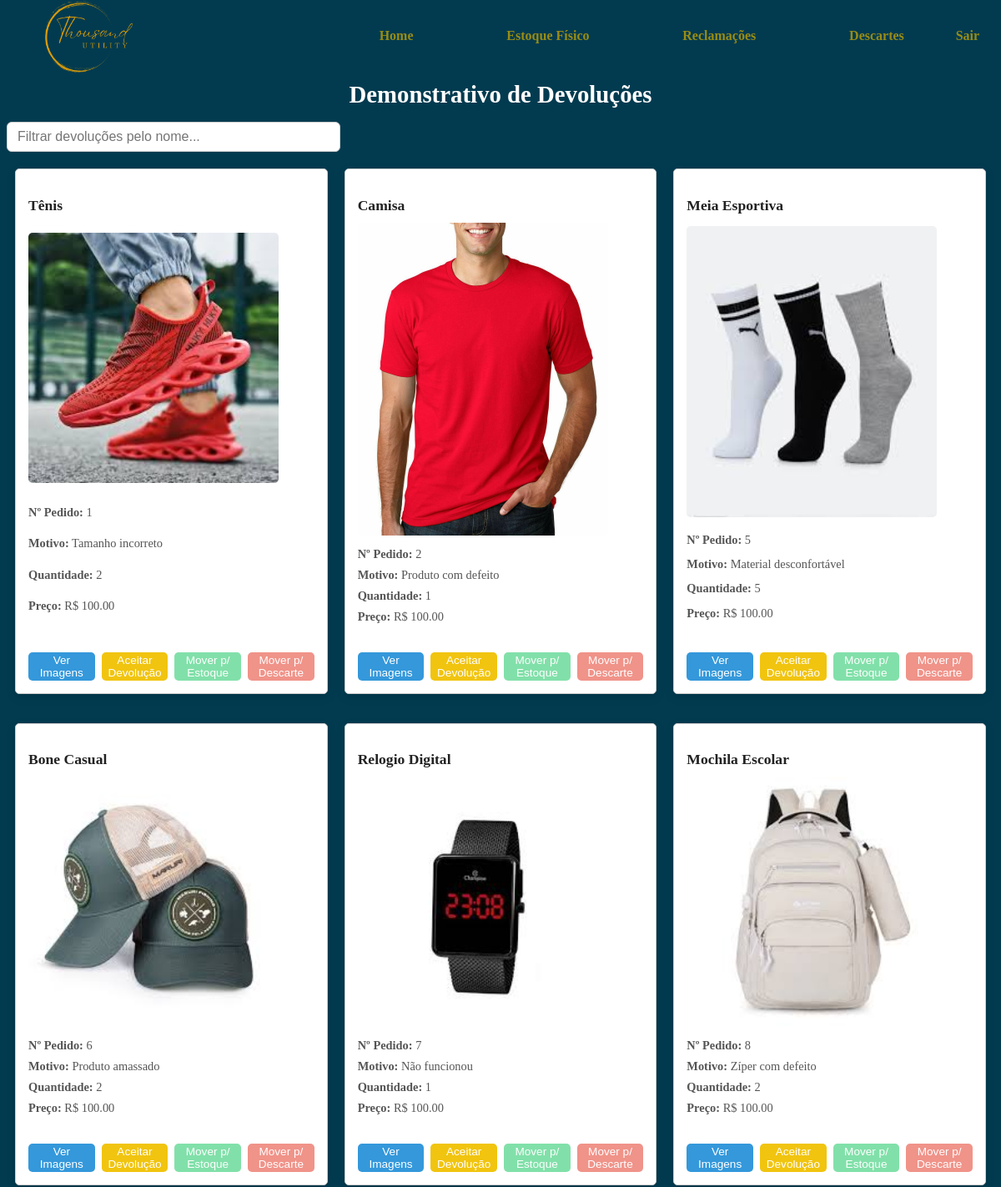
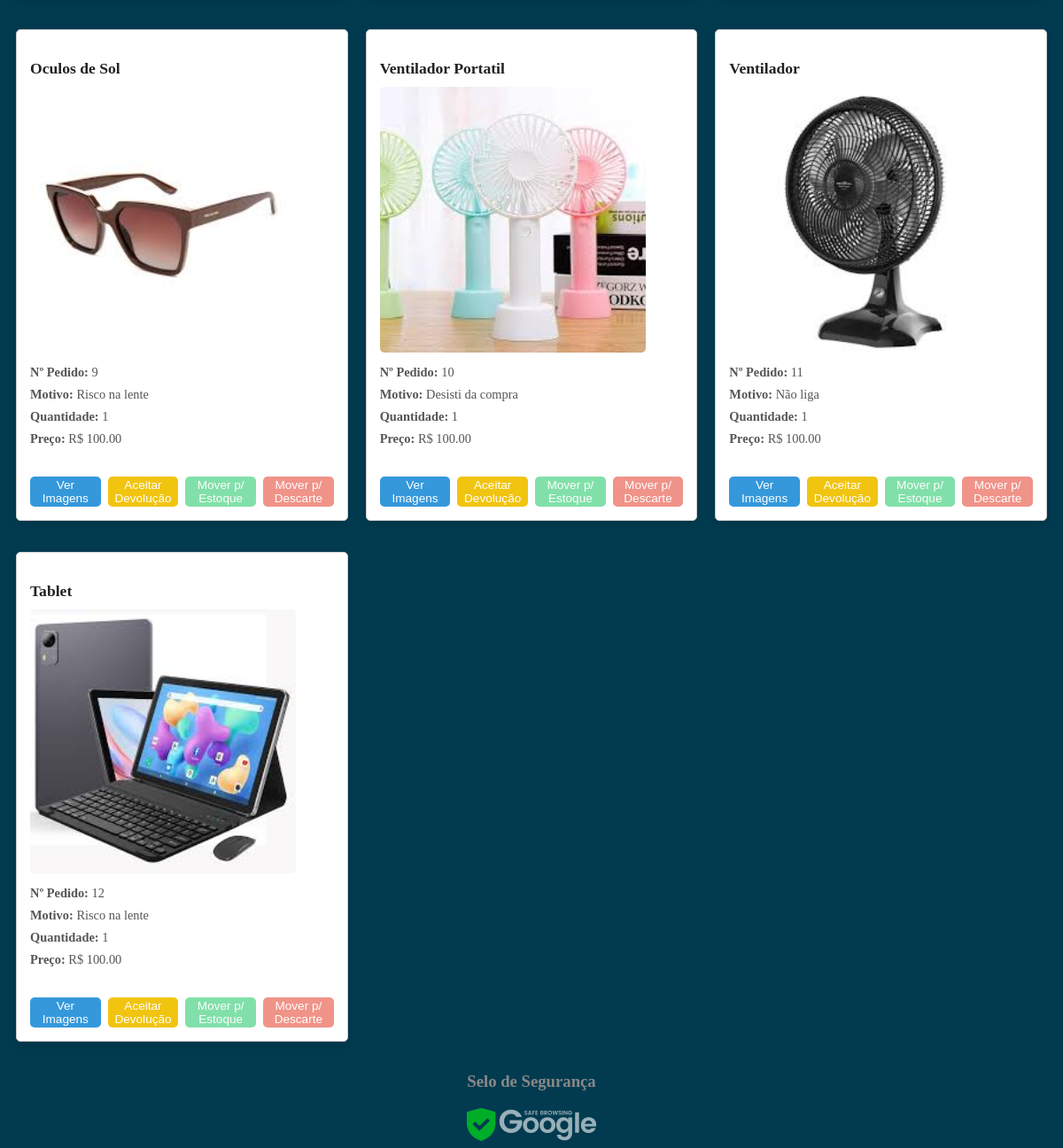
/estoqueDevolucao, run on the app's committed database (2 pictures, top to bottom).
### tables this page shows
CREATE TABLE devolucoes (
        id INTEGER PRIMARY KEY AUTOINCREMENT,
        pedido INTEGER,  -- Permite NULL
        nome TEXT NOT NULL,
        motivo TEXT NOT NULL,
        imagem TEXT NOT NULL,
        preco REAL,
        quantidade INTEGER NOT NULL,
        customer_id INTEGER,
        status TEXT DEFAULT 'Aguardando Aprovação',
        FOREIGN KEY (customer_id) REFERENCES clientes(id)
    );

### app.py (the view)
@app.route('/estoqueDevolucao')
def estoque_devolucao():
    db = get_db()
    devolucoes = db.execute('SELECT * FROM devolucoes').fetchall()
    lista = []
    for d in devolucoes:
        item = dict(d)
        if item['preco'] is None:
            item['preco'] = 0.0
        lista.append(item)
    return render_template('estoqueDevolucao.html', devolucoes=lista)

### app.py (called while the page is built)
def get_db():
    db = getattr(g, '_database', None)
    if db is None:
        db = g._database = sqlite3.connect(DATABASE)  # conecta no banco
        db.row_factory = sqlite3.Row  # permite acessar colunas por nome
    return db

@app.teardown_appcontext
def close_connection(exception):
    db = getattr(g, '_database', None)
    if db is not None:
        db.close()

### templates/estoqueDevolucao.html (shortened to what this page needs)
<!DOCTYPE html>
<html lang="pt-BR">
<head>
  <link rel="stylesheet" href="{{ url_for('static', filename='css/style.css') }}" />
</head>
<body>
<header>
    <div id="header">
      <img src="{{ url_for('static', filename='imagens/logoPI.png') }}" alt="Logo" class="logo">
      <nav id="nav">
        <ul id="menu">
          <li><a href="{{ url_for('acesso') }}">Home</a></li>
          <li><a href="{{ url_for('estoque_fisico') }}">Estoque Físico</a></li>
          <li><a href="{{ url_for('reclamacoes') }}">Reclamações</a></li>
          <li><a href="{{ url_for('descarte') }}">Descartes</a></li>
          <a href="{{ url_for('home') }}" style="color: rgb(153, 140, 21);">Sair</a>
        </ul>
      </nav>
    </div>
</header>
<main>
    <h1 class="titulo-devolucoes">Demonstrativo de Devoluções</h1>
    <input id="filtro" type="text" placeholder="Filtrar devoluções pelo nome..." />
    <div class="container-cards grid" id="cards-container">
      {% if devolucoes %}
        {% for item in devolucoes %}
          <div class="card" data-nome="{{ item.nome|lower }}" data-id="{{ item.id }}">
            <h3>{{ item.nome }}</h3>
            {% set imagem_limpa = item.imagem.replace('imagens/', '') if item.imagem else 'logoPI.png' %}
            <img src="{{ url_for('static', filename='imagens/' + imagem_limpa) }}" alt="{{ item.nome }}">
            <p><strong>Nº Pedido:</strong> {{ item.id }}</p>
            <p><strong>Motivo:</strong> {{ item.motivo }}</p>
            <p><strong>Quantidade:</strong> {{ item.quantidade }}</p>
            <p><strong>Preço:</strong> R$ {{ '%.2f'|format(item.preco or 100) }}</p>
            <div class="botoes-container">
              <button class="btn-verImagens" onclick="verImagens({{ item.id }})">
                Ver Imagens
              </button>
              <button class="btn-aceitar" id="btn-aceitar-{{ item.id }}" onclick="aceitarDevolucao({{ item.id }})">
                Aceitar Devolução
              </button>
              <button class="btn-moverEstoque" id="btn-moverEstoque-{{ item.id }}" onclick="moverParaEstoqueFisico({{ item.id }})" disabled>
                Mover p/ Estoque
              </button>
              <button class="btn-moverDescarte" id="btn-moverDescarte-{{ item.id }}" onclick="moverParaDescarte({{ item.id }})" disabled>
                Mover p/ Descarte
              </button>
            </div>
          </div>
        {% endfor %}
      {% else %}
        <p>Nenhuma devolução cadastrada.</p>
      {% endif %}
    </div>
</main>
<footer>
  <div class="grupo1">
    <h3>Selo de Segurança</h3>
    <img src="{{ url_for('static', filename='imagens/Frame 128.png') }}">
  </div>
</footer>
</body>
</html>

### static/css/style.css (style rules this page uses)
body, body { background-color:#023b50; }
ul { margin: 0px; padding: 0px; }
.logo { width: 150px; height: auto; }
#header { box-sizing: border-box; height: 70px; padding: 1rem; display: flex; align-items: center; justify-content: space-between; background-color:#023b50; }
a { color: rgb(153, 140, 21); text-decoration: none; font-weight: bold; font-family: 'Poppins'; }
#menu { display: flex; list-style: none; gap: 0.5rem; }
#menu a { display: block; padding: 0.12rem; }
#menu li { margin: 0 50px; }
h1 { text-align: center; margin-bottom: 20px; }
footer { text-align: center; display: block; }
h3 { color: #888; }
.grupo1 { display: inline-block; text-align: center; }
.grupo1 img { margin: 0 10px; vertical-align: middle; }
.titulo-devolucoes { font-size: 1.8rem; color: white; text-align: center; margin-bottom: 1rem; }
#filtro { margin: 0 auto 20px auto; padding: 8px 12px; width: 100%; max-width: 400px; border: 1px solid #ccc; border-radius: 6px; font-size: 1rem; box-sizing: border-box; }
.grid { display: grid; grid-template-columns: repeat(auto-fill, minmax(280px, 1fr)); gap: 20px; padding: 0 10px; }
.card { background-color: white; border-radius: 12px; box-shadow: 0 4px 12px rgba(0, 0, 0, 0.12); padding: 16px; transition: transform 0.25s ease, box-shadow 0.25s ease; display: flex; flex-direction: column; justify-content: space-between; }
.card img { width: 100%; height: 300px; object-fit: cover; border-radius: 8px; user-select: none; margin-bottom: 12px; }
.card h3 { font-size: 1.1rem; margin-bottom: 10px; color: #222; }
.card p { font-size: 0.9rem; color: #555; margin: 4px 0; }
.botoes-container { display: flex; justify-content: space-between; gap: 8px; margin-top: 10px; }
.botoes-container button { flex: 1; padding: 2px; font-size: 0.85em; font-weight: 50; border-radius: 5px; border: none; cursor: pointer; transition: background-color 0.3s ease, transform 0.2s ease; color: #fff; }
button:disabled { opacity: 0.6; cursor: not-allowed; }
.btn-aceitar { background-color: #f1c40f; color: #fff; font-weight: 600; }
.btn-verImagens { background-color: #3498db; }
.btn-moverEstoque { background-color: #2ecc71; }
.btn-moverDescarte { background-color: #e74c3c; }
h1, h2 { text-align: center; }
input, textarea, button { padding: 10px; font-size: 16px; }
button { margin-top: 20px; background-color: #007bff; color: white; border: none; cursor: pointer; }
.return-item, .card { border: 1px solid #ccc; padding: 15px; margin-bottom: 15px; border-radius: 5px; background-color: #fff; }
.return-item img:first-of-type, .card img:first-of-type { width: 100%; max-width: 300px; height: auto; border-radius: 5px; margin-bottom: 10px; cursor: pointer; transition: transform 0.3s; }

### data on the page
devolucoes: nome "Tênis", shows a picture, id "1", motivo "Tamanho incorreto", quantidade "2", preco "100.00"
devolucoes: nome "Camisa", shows a picture, id "2", motivo "Produto com defeito", quantidade "1", preco "100.00"
devolucoes: nome "Meia Esportiva", shows a picture, id "5", motivo "Material desconfortável", quantidade "5", preco "100.00"
devolucoes: nome "Bone Casual", shows a picture, id "6", motivo "Produto amassado", quantidade "2", preco "100.00"
devolucoes: nome "Relogio Digital", shows a picture, id "7", motivo "Não funcionou", quantidade "1", preco "100.00"
devolucoes: nome "Mochila Escolar", shows a picture, id "8", motivo "Zíper com defeito", quantidade "2", preco "100.00"
devolucoes: nome "Oculos de Sol", shows a picture, id "9", motivo "Risco na lente", quantidade "1", preco "100.00"
devolucoes: nome "Ventilador Portatil", shows a picture, id "10", motivo "Desisti da compra", quantidade "1", preco "100.00"
devolucoes: nome "Ventilador", shows a picture, id "11", motivo "Não liga", quantidade "1", preco "100.00"
devolucoes: nome "Tablet", nome (picture), id "12", motivo "Risco na lente", quantidade "1", preco "100.00"
